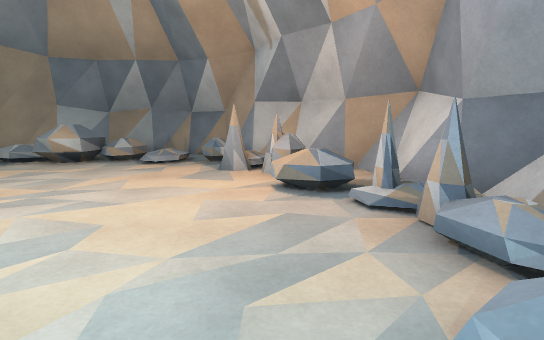
[1] (above)

12 first-person views from a walk through a 3-D level made in the Unity game engine. The camera is 1.2 m above the floor, tilts 8° down and sees 80° across. The floor is counted in squares, 1 m on a side. Each view is taken from the middle of a square. On the plan, view 1 faces up. The plan holds only what a view shows up to about 14 squares ahead; the rest is blank. The place goes on beyond the plan. The player is left out.

[2]
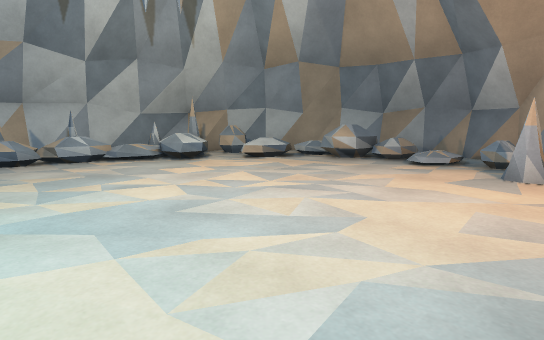

[3]
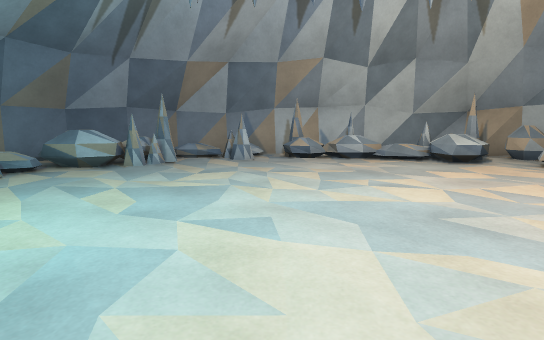

[4]
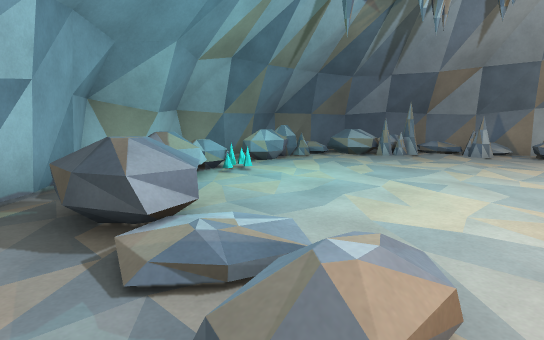

[5]
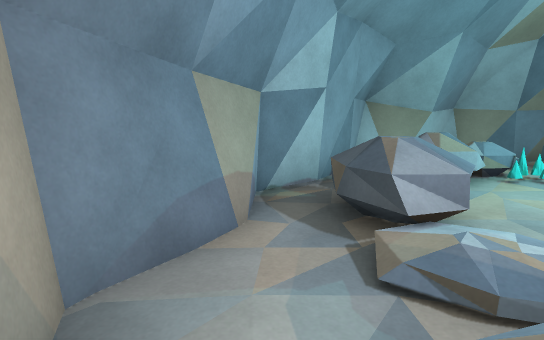

[6]
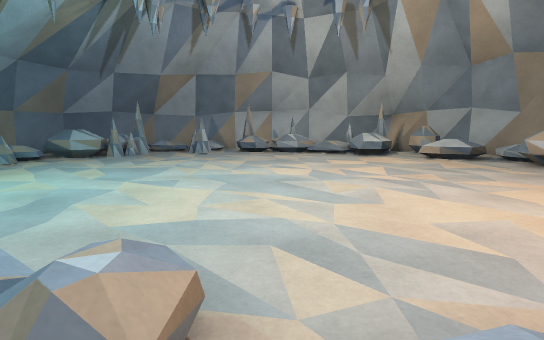

[7]
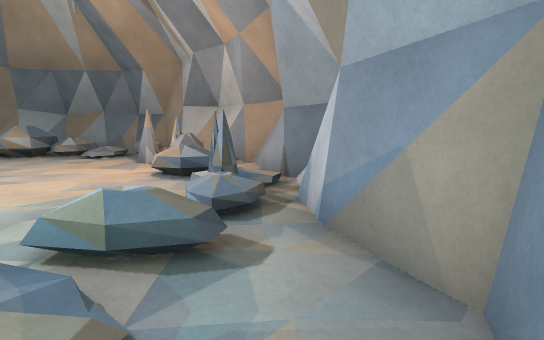

[8]
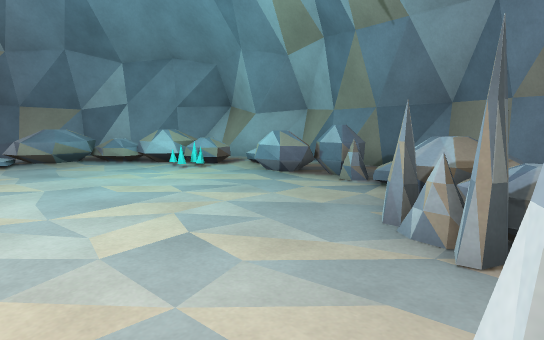

[9]
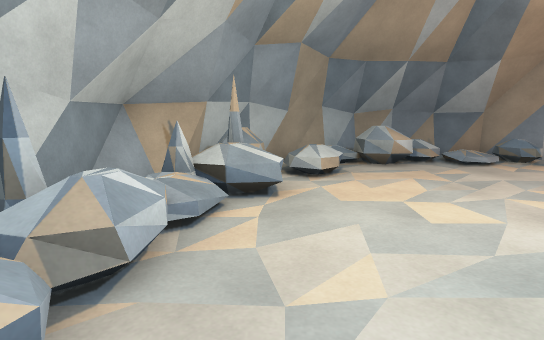

[10]
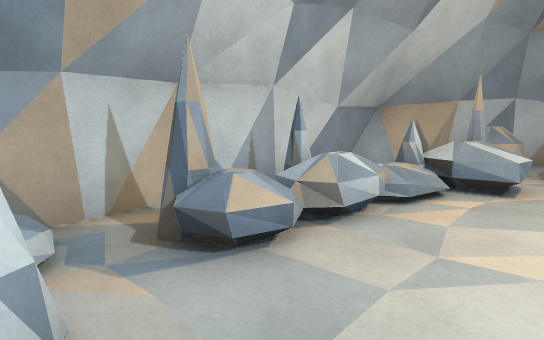

[11]
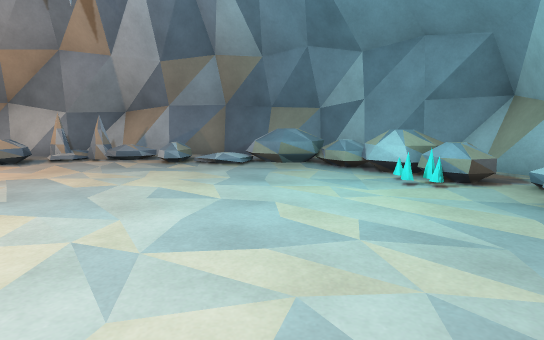

[12]
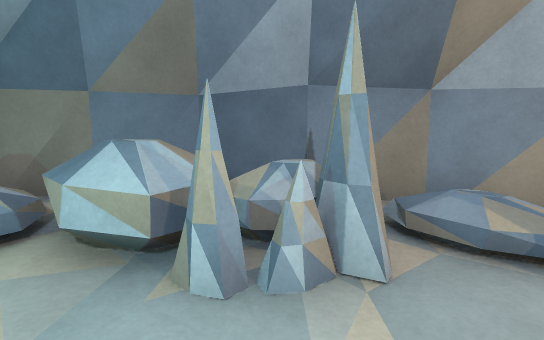

### Floor plan
Key: @ floor where view 1 was taken; # wall or solid block; x gap in a wall; . main floor; : floor 0.25 m higher than the main floor; + floor 0.5 m higher than the main floor; / step, stairs or slope; = window, fence, low wall or low ledge; ^ raised ledge; O other object.
Columns run from 14 left of view 1 to 5 right of it. Each row starts with its distance up from view 1.
 14         ####
 13       ####=##=
 12      ###==/..#
 11    ##  ^^////###
 10    #..O^^=//// ##
  9    #.O..=....#==##
  8   ##=O.......#==##
  7  ==#=.........==.#
  6  #=^^.........==##
  5  #==............##
  4 ##=:............###
  3 ##^^............O/#
  2 #.^=............/.#
  1 #.#............/=.##
  0 #.............@//..#
 -1 ##=#.........../=.##
 -2 ##==..........=^^.#
 -3  #+=#..........^^##
 -4  ##^^#........OO #
 -5  ##^^^.....=x^^=#
 -6   # ^^#==^=^^^ ##
 -7    #==###^=:=###
 -8    ###      ##

Where each view was taken, in squares from view 1:
view 1: 0 up, 0 right, facing up
view 2: 0 up, 0 right, facing up-left
view 3: 0 up, 0 right, facing left
view 4: 2 up, 3 right, facing down-left
view 5: 2 up, 3 right, facing down
view 6: 2 up, 3 right, facing left
view 7: 2 down, 3 right, facing up
view 8: 0 up, 11 left, facing down-right
view 9: 0 up, 10 left, facing up
view 10: 1 down, 9 left, facing up-left
view 11: 2 down, 9 left, facing right
view 12: 2 down, 8 left, facing down-left
